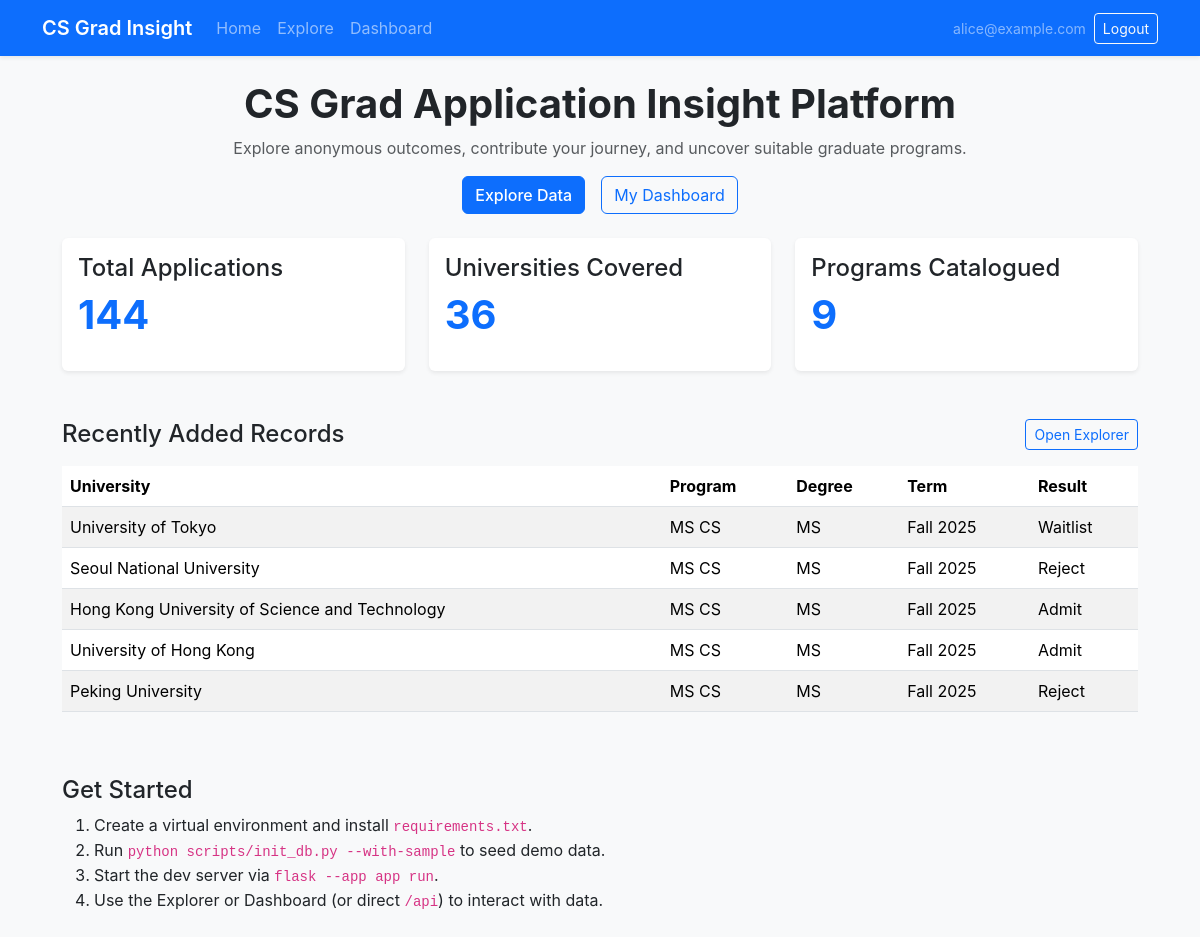
The page / (signed in) on the database its author committed.
### app.py (models this page shows, shortened)
class TimestampMixin:
    created_at = db.Column(db.DateTime, default=datetime.utcnow)
    updated_at = db.Column(
        db.DateTime, default=datetime.utcnow, onupdate=datetime.utcnow
    )

class User(TimestampMixin, db.Model):
    __tablename__ = "users"
    id = db.Column(db.Integer, primary_key=True)
    email = db.Column(db.String(120), unique=True, nullable=False)
    password_hash = db.Column(db.String(256), nullable=False)
    profile = db.relationship("Profile", back_populates="user", uselist=False)
    educations = db.relationship("Education", back_populates="user", cascade="all,delete")
    test_scores = db.relationship(
        "TestScore", back_populates="user", cascade="all,delete"
    )
    experiences = db.relationship(
        "Experience", back_populates="user", cascade="all,delete"
    )
    publications = db.relationship(
        "Publication", back_populates="user", cascade="all,delete"
    )
    applications = db.relationship(
        "ApplicationRecord", back_populates="user", cascade="all,delete"
    )

class ApplicationRecord(TimestampMixin, db.Model):
    __tablename__ = "application_records"
    id = db.Column(db.Integer, primary_key=True)
    user_id = db.Column(db.Integer, db.ForeignKey("users.id"), nullable=False)
    university = db.Column(db.String(120), nullable=False)
    program = db.Column(db.String(120), nullable=False)
    country = db.Column(db.String(80))
    degree = db.Column(db.String(32))
    term = db.Column(db.String(32))
    result = db.Column(db.String(32), nullable=False)
    funding = db.Column(db.String(120))
    notes = db.Column(db.Text)
    gpa = db.Column(db.Float)
    gpa_scale = db.Column(db.Float)
    gre_total = db.Column(db.Integer)
    research_experience = db.Column(db.Boolean, default=False)
    internship_experience = db.Column(db.Boolean, default=False)
    recommendation_strength = db.Column(db.String(32))
    user = db.relationship("User", back_populates="applications")
    def to_public_dict(self) -> Dict[str, Any]:
        return {
            "id": self.id,
            "university": self.university,
            "program": self.program,
            "country": self.country,
            "degree": self.degree,
            "term": self.term,
            "result": self.result,
            "funding": self.funding,
            "gpa": self.gpa,
            "gpa_scale": self.gpa_scale,
            "gre_total": self.gre_total,
            "research_experience": self.research_experience,
            "internship_experience": self.internship_experience,
            "recommendation_strength": self.recommendation_strength,
            "created_at": self.created_at.isoformat() if self.created_at else None,
        }

### app.py (the view)
    @app.route("/")
    def home():
        stats = get_public_stats()
        return render_template("index.html", stats=stats)

### app.py (called while the page is built)
def get_current_user() -> Optional[User]:
    user_id = session.get("user_id")
    if not user_id:
        return None
    return db.session.get(User, user_id)

def get_public_stats() -> Dict[str, Any]:
    total_applications = ApplicationRecord.query.count()
    university_count = db.session.query(ApplicationRecord.university).distinct().count()
    program_count = db.session.query(ApplicationRecord.program).distinct().count()
    recent = (
        ApplicationRecord.query.order_by(ApplicationRecord.created_at.desc())
        .limit(5)
        .all()
    )
    return {
        "total_applications": total_applications,
        "universities": university_count,
        "programs": program_count,
        "recent_applications": [record.to_public_dict() for record in recent],
    }

### templates/index.html (shortened to what this page needs)
{% extends "base.html" %}
{% block content %}
<header class="mb-4 text-center">
  <h1 class="fw-bold">CS Grad Application Insight Platform</h1>
  <p class="text-muted">
    Explore anonymous outcomes, contribute your journey, and uncover suitable graduate programs.
  </p>
  <div class="d-flex justify-content-center gap-3 flex-wrap">
    <a class="btn btn-primary" href="{{ url_for('explore_page') }}">Explore Data</a>
    <a class="btn btn-outline-primary" href="{{ url_for('dashboard_page') }}">My Dashboard</a>
  </div>
</header>
<section class="row g-4 mb-5">
  <div class="col-md-4">
    <div class="card shadow-sm h-100">
      <div class="card-body">
        <h4>Total Applications</h4>
        <p class="display-6">{{ stats.total_applications }}</p>
      </div>
    </div>
  </div>
  <div class="col-md-4">
    <div class="card shadow-sm h-100">
      <div class="card-body">
        <h4>Universities Covered</h4>
        <p class="display-6">{{ stats.universities }}</p>
      </div>
    </div>
  </div>
  <div class="col-md-4">
    <div class="card shadow-sm h-100">
      <div class="card-body">
        <h4>Programs Catalogued</h4>
        <p class="display-6">{{ stats.programs }}</p>
      </div>
    </div>
  </div>
</section>
<section class="mb-5">
  <div class="d-flex justify-content-between align-items-center mb-3 flex-wrap gap-3">
    <h2 class="h4 m-0">Recently Added Records</h2>
    <a href="{{ url_for('explore_page') }}" class="btn btn-sm btn-outline-primary">Open Explorer</a>
  </div>
  {% if stats.recent_applications %}
  <div class="table-responsive">
    <table class="table table-striped">
      <thead>
        <tr>
          <th>University</th>
          <th>Program</th>
          <th>Degree</th>
          <th>Term</th>
          <th>Result</th>
        </tr>
      </thead>
      <tbody>
        {% for app in stats.recent_applications %}
        <tr>
          <td>{{ app.university }}</td>
          <td>{{ app.program }}</td>
          <td>{{ app.degree or '-' }}</td>
          <td>{{ app.term or '-' }}</td>
          <td>{{ app.result }}</td>
        </tr>
        {% endfor %}
      </tbody>
    </table>
  </div>
  {% else %}
  <p class="text-muted">No public data yet. Be the first to contribute!</p>
  {% endif %}
</section>
<section>
  <h2 class="h4">Get Started</h2>
  <ol>
    <li>Create a virtual environment and install <code>requirements.txt</code>.</li>
    <li>Run <code>python scripts/init_db.py --with-sample</code> to seed demo data.</li>
    <li>Start the dev server via <code>flask --app app run</code>.</li>
    <li>Use the Explorer or Dashboard (or direct <code>/api</code>) to interact with data.</li>
  </ol>
</section>
{% endblock %}

### templates/base.html (shortened to what this page needs)
<!DOCTYPE html>
<html lang="en">
  <head>
    <link
      rel="stylesheet"
      href="https://cdn.jsdelivr.net/npm/bootstrap@5.3.3/dist/css/bootstrap.min.css"
    />
    <link
      rel="stylesheet"
      href="{{ url_for('static', filename='css/main.css') }}"
    />
  </head>
  <body class="bg-light">
    <nav class="navbar navbar-expand-lg navbar-dark bg-primary">
      <div class="container">
        <a class="navbar-brand fw-semibold" href="{{ url_for('home') }}">
          CS Grad Insight
        </a>
        <div class="collapse navbar-collapse" id="mainNav">
          <ul class="navbar-nav me-auto mb-2 mb-lg-0">
            <li class="nav-item">
              <a class="nav-link" href="{{ url_for('home') }}">Home</a>
            </li>
            <li class="nav-item">
              <a class="nav-link" href="{{ url_for('explore_page') }}">Explore</a>
            </li>
            <li class="nav-item">
              <a class="nav-link" href="{{ url_for('dashboard_page') }}">Dashboard</a>
            </li>
          </ul>
          <div class="d-flex align-items-center gap-2">
            {% if current_user %}
            <span class="text-white-50 small">{{ current_user.email }}</span>
            <button class="btn btn-outline-light btn-sm" data-logout>
              Logout
            </button>
            {% else %}
            <a class="btn btn-light btn-sm" href="{{ url_for('auth_page') }}">
              Login / Sign up
            </a>
            {% endif %}
          </div>
        </div>
      </div>
    </nav>
    <main class="container py-4">
      {% block content %}{% endblock %}
    </main>
  </body>
</html>

### static/css/main.css (style rules this page uses)
:root { --primary-color: #0d6efd; --success-color: #198754; --warning-color: #ffc107; --danger-color: #dc3545; --light-bg: #f8f9fa; }
* { transition: background-color 0.2s ease, color 0.2s ease; }
html, body { height: 100%; }
body { min-height: 100vh; display: flex; flex-direction: column; background-color: #fff; font-family: -apple-system, BlinkMacSystemFont, 'Segoe UI', Roboto, 'Helvetica Neue', Arial, sans-serif; }
nav.navbar { box-shadow: 0 0.125rem 0.25rem rgba(0, 0, 0, 0.075); }
main.container { max-width: 1100px; flex: 1; }
.card { border: none; transition: box-shadow 0.3s ease; }
.card.shadow-sm { border: none; }
.table-responsive { overflow-y: auto; }
.table tbody tr { transition: background-color 0.15s ease; }
.btn { transition: all 0.2s ease; }
.btn-primary, .btn-success, .btn-danger, .btn-warning { font-weight: 500; }
.display-6 { font-weight: 700; color: var(--primary-color); }

### rows shown on the page
User: email "alice@example.com"
ApplicationRecord: university "University of Tokyo", program "MS CS", degree "MS", term "Fall 2025", result "Waitlist"
ApplicationRecord: university "Seoul National University", program "MS CS", degree "MS", term "Fall 2025", result "Reject"
ApplicationRecord: university "Hong Kong University of Science and Technology", program "MS CS", degree "MS", term "Fall 2025", result "Admit"
ApplicationRecord: university "University of Hong Kong", program "MS CS", degree "MS", term "Fall 2025", result "Admit"
ApplicationRecord: university "Peking University", program "MS CS", degree "MS", term "Fall 2025", result "Reject"

### other values the page prints
{{ stats.total_applications }} "144"
{{ stats.universities }} "36"
{{ stats.programs }} "9"
